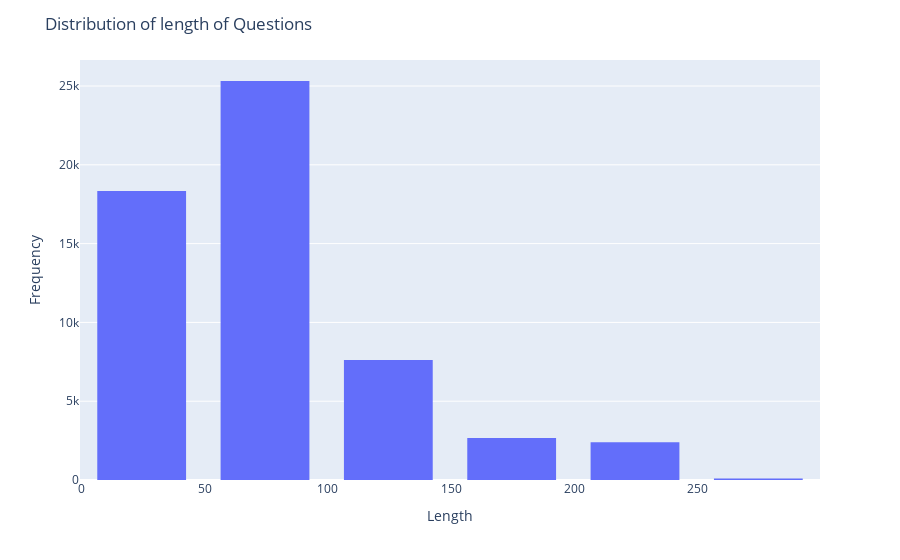

Write notebook code for a chart like this one.
### Markdown cell above
We can observe that questions have lengths upto 300 characters. Majority of them are short.

### Code cell
import plotly.express as px

q_lens = {"length": [len(ans) for ans in dataset['train']['question']]}

fig = px.histogram(q_lens, nbins=10, x='length')

fig.update_layout(title='Distribution of length of Questions',
                  xaxis_title='Length',
                  yaxis_title='Frequency',
                  bargap=0.2,
                  bargroupgap=0.1,)
		
fig.show()

### Figure 1 — Plotly figure (JSON) as saved in the notebook; plotly's stock layout.template omitted (floating-point values rounded to 4 significant figures; data arrays with more than 128 entries replaced by an {"elided": "..."} marker saying what was removed)
{"data": [{"alignmentgroup": "True", "bingroup": "x", "hovertemplate": "length=%{x}<br>count=%{y}<extra></extra>", "legendgroup": "", "marker": {"color": "#636efa", "pattern": {"shape": ""}}, "name": "", "nbinsx": 10, "offsetgroup": "", "orientation": "v", "showlegend": false, "type": "histogram", "x": {"elided": "56402 int values"}, "xaxis": "x", "yaxis": "y"}], "layout": {"bargap": 0.2, "bargroupgap": 0.1, "barmode": "relative", "legend": {"tracegroupgap": 0}, "margin": {"t": 60}, "title": {"text": "Distribution of length of Questions"}, "xaxis": {"anchor": "y", "domain": [0, 1], "title": {"text": "Length"}}, "yaxis": {"anchor": "x", "domain": [0, 1], "title": {"text": "Frequency"}}}}
